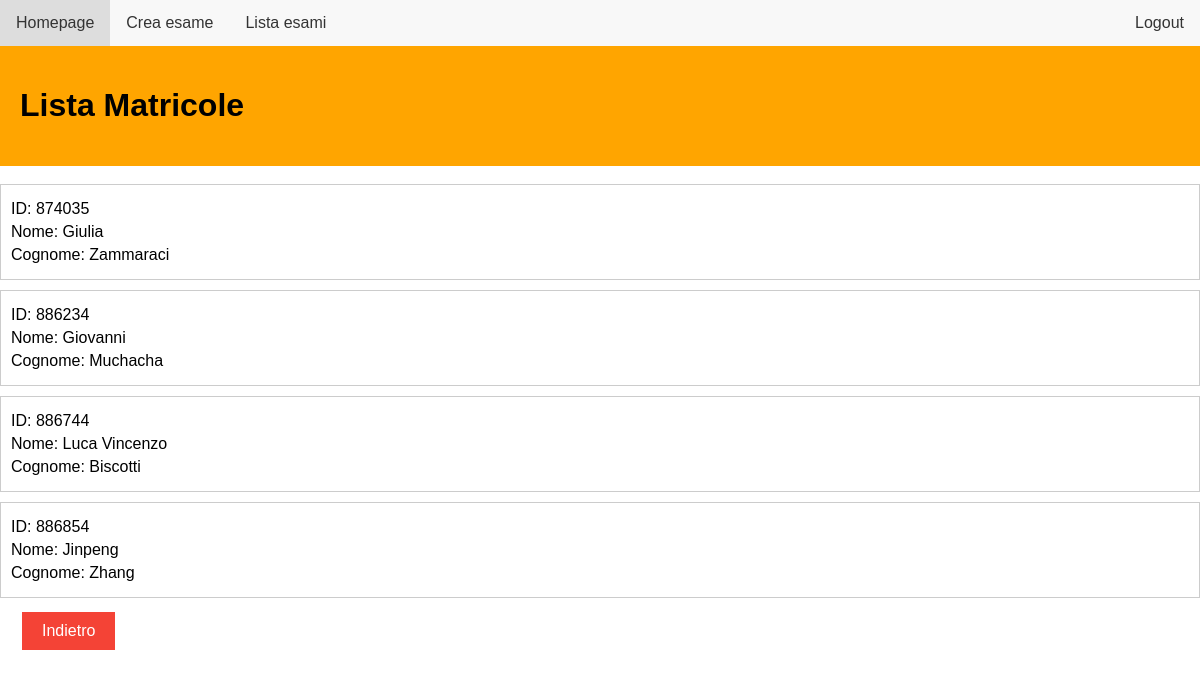
The app's page /search_student (signed in) with its own data.
### db_setup.py (models this page shows, shortened)
class Studente( db.Model):
    idS = db.Column(db.Integer, primary_key=True, unique = True)
    nome = db.Column(db.String(100))
    cognome = db.Column(db.String(100))

### routes.py (the view)
@bp.route('/search_student', methods=['GET', 'POST'])
@login_required
def search_student():
    from db_setup import Studente, Docente, db
    if request.method == 'POST':
        search_query = request.form['search']
        query = db.session.query(Studente).filter(Studente.idS.like('%'+search_query+'%')).all()
        lista_studenti = query
        user = Docente.query.get(current_user.idD)
        return flask.render_template('student_list.html', user=user, lista_studenti=lista_studenti)
    lista_studenti = db.session.query(Studente).all()
    user = Docente.query.get(current_user.idD)
    return flask.render_template('student_list.html', user=user, lista_studenti=lista_studenti)

### routes.py (called while the page is built)
@login_manager.user_loader
def load_user(user_id):
    from db_setup import Docente
    return Docente.query.get(user_id)

### app/templates/student_list.html (shortened to what this page needs)
<!DOCTYPE html>
<html lang="en">
<head>
    <link rel="stylesheet" href="../static/student.css">
    <link rel="stylesheet" href="../static/goback.css">
</head>
<body>
    <ul>
        <li><a href="{{ url_for('routes.homepage') }}">Homepage</a></li>
        <li><a href="{{ url_for('routes.create_exam') }}">Crea esame</a></li>
        <li><a href="{{ url_for('routes.view_exams') }}">Lista esami</a></li>
        <li style="float:right"><a href="{{ url_for('routes.login') }}">Logout</a></li>
    </ul>
    <div id="Matricola" class="w3-container">
        <h1>Lista Matricole</h1>
    </div>
    <br>
    <div id="Lista_Studenti" style="position: relative;">
        {% for studente in lista_studenti %}
            <div class="student-info">
                <p>ID: {{ studente.idS }}</p>
                <p>Nome: {{ studente.nome }}</p>
                <p>Cognome: {{ studente.cognome }}</p>
            </div>
        {% endfor %}
    </div>
    <button id="goback" onclick="goBack()" class="button-goback">Indietro</button>
</body>
</html>

### app/static/student.css (style rules this page uses)
#Matricola, #Docente { background-color: orange; color: black; padding: 20px; }
body { font-family: Arial, sans-serif; margin: 0; padding: 0; }
ul { list-style-type: none; margin: 0; padding: 0; overflow: hidden; background-color: #f8f8f8; }
li { float: left; }
li a { display: block; color: #333; text-align: center; padding: 14px 16px; text-decoration: none; }
.student-info, .docente-info { border: 1px solid #ccc; padding: 10px; margin-bottom: 10px; }
.student-info p { margin: 5px 0; }

### app/static/goback.css (style rules this page uses)
.button-goback { background-color: #f44336; color: white; border: none; padding: 10px 20px; text-align: center; text-decoration: none; display: inline-block; font-size: 16px; margin: 4px 2px; cursor: pointer; position: relative; left: 20px; }

### records on screen
Studente: idS "874035", nome "Giulia", cognome "Zammaraci"
Studente: idS "886234", nome "Giovanni", cognome "Muchacha"
Studente: idS "886744", nome "Luca Vincenzo", cognome "Biscotti"
Studente: idS "886854", nome "Jinpeng", cognome "Zhang"
